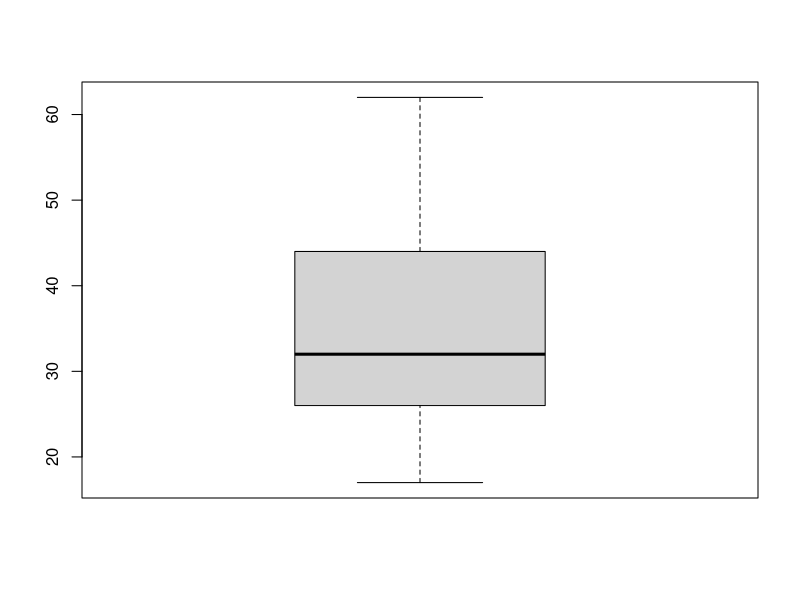

Recreate this plot in R.
a1 <- c(100, 200, 300, 400, 500)
a2 <- c(0, 50, 300, 550, 600)

meanA1 <- mean(a1)
meanA2 <- mean(a2)

sdA1 <- sd(a1)
sdA2 <- sd(a2)


BMI <- c(25, 27, 31, 62, 33, 48, 24, 32, 17, 62, 40)
bmi_mean <- mean(BMI)
bmi_median <- median(BMI)
bmi_range <- range(BMI)
bmi_varience <- var(BMI)
bmi_deviation <- sd(BMI)

boxplot(BMI)



